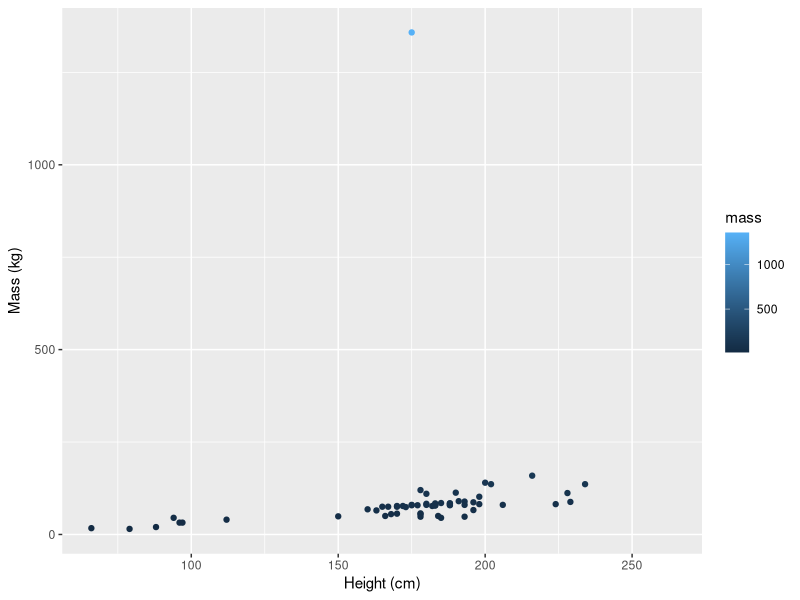
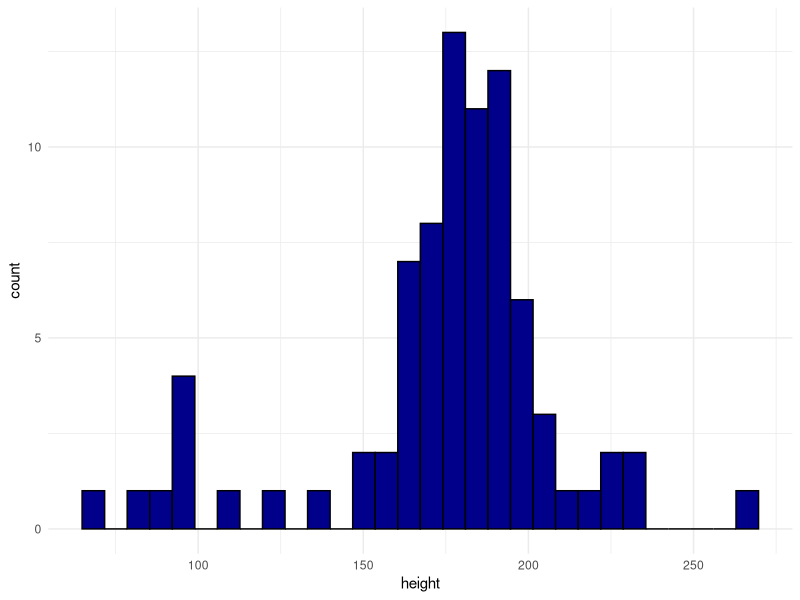

These figures' R source, in order:
## ---- chunk 1
#| warning: false
#| message: false
library(tidyverse)
## ---- chunk 2
#| include: false
head(starwars)
dim(starwars) # 87 entries (observations) of 14 variables
## ---- chunk 3
#| warning: false
#| echo: false # evaluates code silently
starwars %>% ggplot(aes(x = height, y = mass, col = mass)) + geom_point() + labs(x = "Height (cm)", y = "Mass (kg)")
## ---- chunk 4
#| warning: false

starwars %>% ggplot(aes(x = height)) + geom_histogram(col = "black",fill = "darkblue", bins = 30) + theme_minimal()

## ---- chunk 5
sw_height_mean <- mean(starwars$height, na.rm = T)

sw_height_median <- median(starwars$height, na.rm = T)

sw_height_var <- var(starwars$height, na.rm = T)

sw_height_sd <- sd(starwars$height, na.rm = T)
